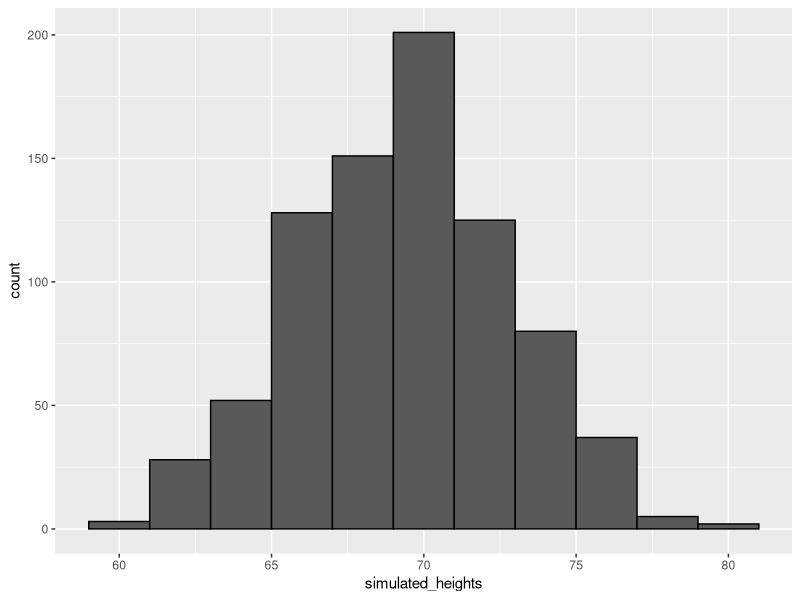
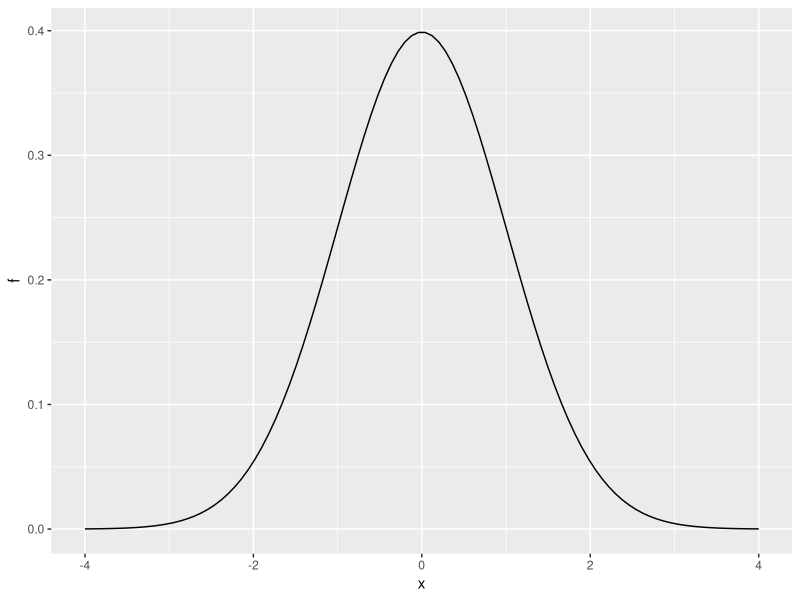

The R script that drew these images, in order:
#!/usr/bin/env Rscript
# define x as male heights from dslabs data
suppressPackageStartupMessages(library(tidyverse))
library(dslabs)
data(heights)
x <- heights %>% filter(sex=="Male") %>% 
  pull(height)

# generate simulated height data using normal distribution - both datasets should have n observations
n <- length(x)
avg <- mean(x)
s <- sd(x)
simulated_heights <- rnorm(n, avg, s)

# plot distribution of simulated_heights
data.frame(simulated_heights = simulated_heights) %>%
    ggplot(aes(simulated_heights)) +
    geom_histogram(color="black", binwidth = 2)

B <- 10000
tallest <- replicate(B, {
    simulated_data <- rnorm(800, avg, s)    # generate 800 normally distributed random heights
    # determine the tallest height
    max(simulated_data)    
})
print("proportion of 7 footers")
mean(tallest >= 7*12)   

x <- seq(-4, 4, length.out = 100)
data.frame(x, f = dnorm(x)) %>%
    ggplot(aes(x,f)) +
    geom_line()
